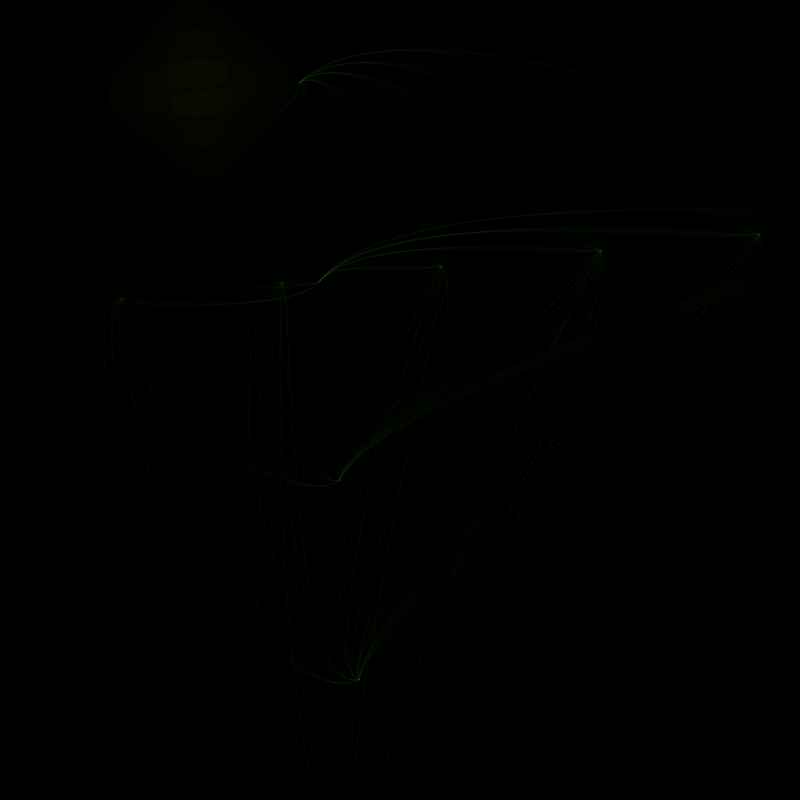
Frame 1 (no input)
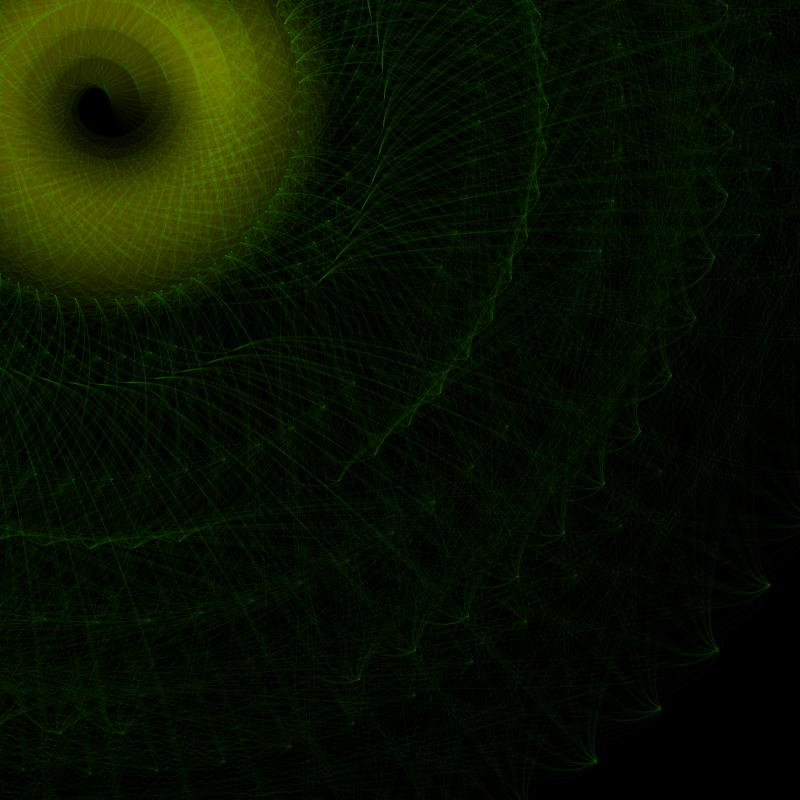
Frame 60 (the mouse pressed at the canvas centre just before this capture)
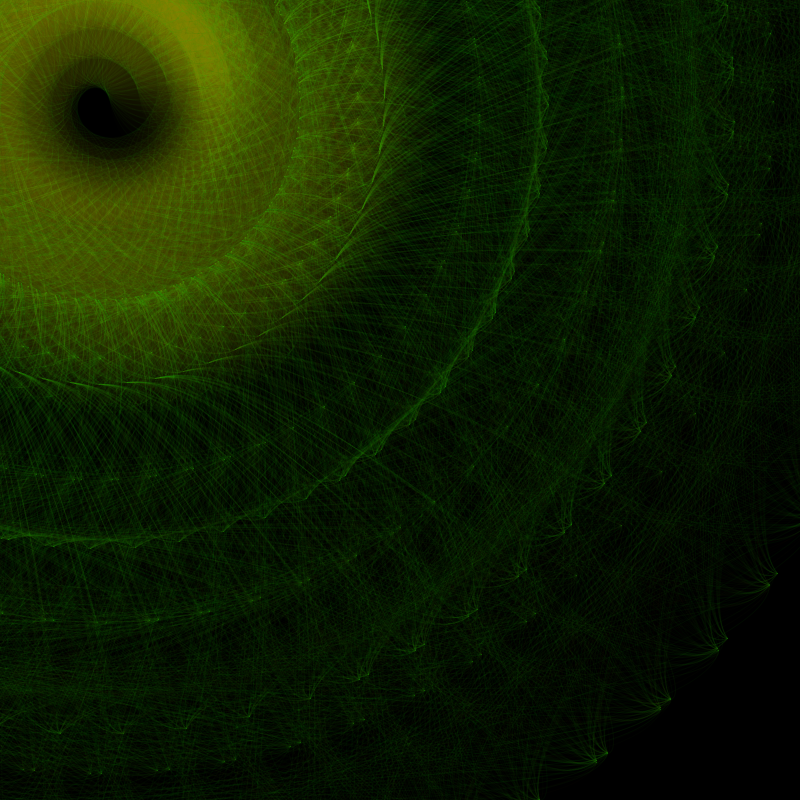
Frame 120 (the mouse held since frame 60 and released just before this capture)

The Processing sketch that drew these frames (run headless with seeded random() and noise(); from frame 60 on, the mouse is pressed at the canvas centre):

// Processing sketch: processing_80044
// ── processing_80044.pde

int x= 0;
int y= 100;
float angulo = 0.0;



void setup(){
size (800,800);
background (0);


}

void draw (){


angulo= angulo -0.1;
translate (100,100); 
rotate (angulo);
x=x-2;
 
for (int b= 2; b<200; b+=60){
for (int c= 2; c<200; c+=60){
fill (203,255,0, 01);
ellipse (y,x,b,c);
  
  
}
}

for (int i= 3; i<900; i+=160){
for (int a= 0; a<900; a+=150){
for (int e= 2; e<900; e+=200){
noFill ();
stroke (random (55), random(255), random(0),10);
    beginShape();
   curveVertex (a,200);
   curveVertex (i,200);
   curveVertex (200,e);
   curveVertex (e,i);
   
   endShape();
}
}
}


}
